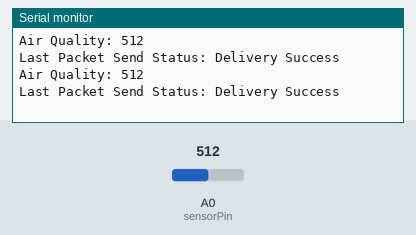
Bench run of a sketch on a simulated ESP8266 (NodeMCU). On the bench: the last lines printed to the serial monitor. Inputs (shaded band) come from the test bench; at power-on: A0 (sensorPin) = 512.

Above: at 5.8 s.
5.9 s: A0 (sensorPin) set to 716
At 10.9 s:
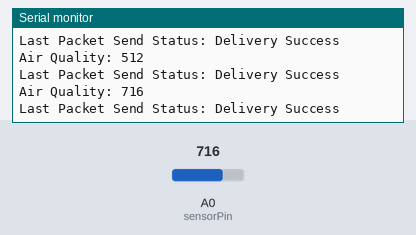
11.9 s: A0 (sensorPin) set to 900
At 15.9 s:
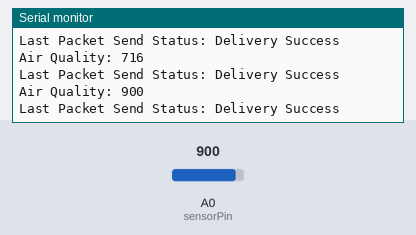
Timing chart, 0 to 17.4 s (numbered marks = the images above; inputs shaded):
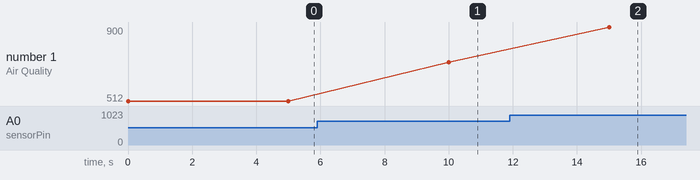

The sketch:

Sender.ino
```cpp
#include <ESP8266WiFi.h>
extern "C" {
  #include <espnow.h>
}

// MAC Address of the receiver NodeMCU
uint8_t broadcastAddress[] = {0xEC, 0x64, 0xC9, 0xC4, 0x72, 0xC4}; // Replace with your receiver's MAC address

typedef struct struct_message {
    char a[32];
    int airQuality;
} struct_message;

struct_message myData;

const int sensorPin = A0; // Analog pin for MQ sensor

void OnDataSent(uint8_t *mac_addr, uint8_t sendStatus) {
    Serial.print("Last Packet Send Status: ");
    Serial.println(sendStatus == 0 ? "Delivery Success" : "Delivery Fail");
}

void setup() {
    Serial.begin(115200);
    Serial.println();

    // Set device as a Wi-Fi Station
    WiFi.mode(WIFI_STA);
    WiFi.disconnect();

    // Init ESP-NOW
    if (esp_now_init() != 0) {
        Serial.println("Error initializing ESP-NOW");
        return;
    }

    // Register the send callback
    esp_now_set_self_role(ESP_NOW_ROLE_CONTROLLER);
    esp_now_register_send_cb(OnDataSent);

    // Add peer
    esp_now_add_peer(broadcastAddress, ESP_NOW_ROLE_SLAVE, 1, NULL, 0);
}

void loop() {
    // Read the air quality from the MQ sensor
    int airQuality = analogRead(sensorPin);

    // Prepare the message
    strcpy(myData.a, "Air Quality");
    myData.airQuality = airQuality;

    // Send the message
    esp_now_send(broadcastAddress, (uint8_t *) &myData, sizeof(myData));

    // Print air quality to the Serial Monitor
    Serial.print("Air Quality: ");
    Serial.println(airQuality);

    delay(5000); // Send data every 5 seconds
}
```

Measured:
- after the input at 5.9 s, the serial monitor: prints a new line after 4.1 s (image 1)
- after the input at 11.9 s, the serial monitor: prints a new line after 3.1 s (image 2)
- plotted number 1: 512 → 716 after the input at 5.9 s, 716 → 900 after the input at 11.9 s
